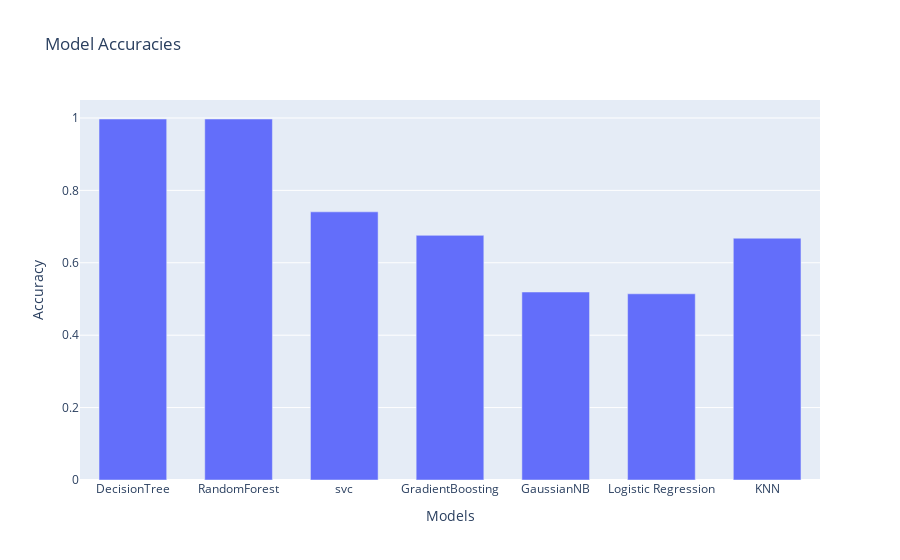

Notebook source saved alongside this figure:
### Code cell
import plotly.graph_objects as go

# Data for Models and their Accuracies

model_names = ['DecisionTree', 'RandomForest', 'svc', 'GradientBoosting', 'GaussianNB', 'Logistic Regression', 'KNN','CNN']
accuracies = [dtc_acc, rf_acc, svc_acc, gb_acc, navi_acc, lr_acc, knn_acc,]

# Create the bar chart
fig = go.Figure()
fig.add_trace(go.Bar(
    x=model_names,
    y=accuracies,
    name='Accuracy'
))

# Set the layout
fig.update_layout(
    title='Model Accuracies',
    xaxis_title='Models',
    yaxis_title='Accuracy',
    barmode='group',
    bargroupgap=0.2
)

# Show the plot
fig.show()

### Figure 1 — Plotly figure (JSON) as saved in the notebook; plotly's stock layout.template omitted (floating-point values rounded to 4 significant figures)
{"data": [{"name": "Accuracy", "type": "bar", "x": ["DecisionTree", "RandomForest", "svc", "GradientBoosting", "GaussianNB", "Logistic Regression", "KNN", "CNN"], "y": [0.9971, 0.9971, 0.7407, 0.6757, 0.5193, 0.5143, 0.6679]}], "layout": {"bargroupgap": 0.2, "barmode": "group", "title": {"text": "Model Accuracies"}, "xaxis": {"title": {"text": "Models"}}, "yaxis": {"title": {"text": "Accuracy"}}}}
